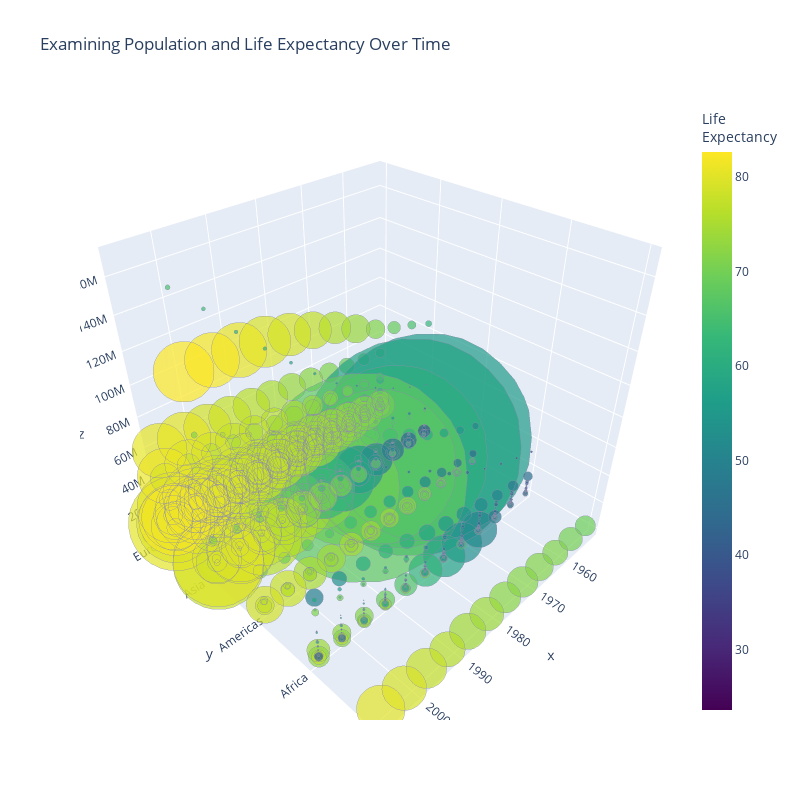

Here is the notebook cell this chart was saved with:
### Markdown cell above
## Plotly Example
Using as a template, this example from plotly: https://plotly.com/python/3d-bubble-charts/ .

### Code cell
# Get Data: this ex will only use part of it (i.e. rows 750-1500)
df = pd.read_csv('https://raw.githubusercontent.com/plotly/datasets/master/gapminderDataFiveYear.csv')

start, end = 750, 1500

fig = go.Figure(data=go.Scatter3d(
    x=df['year'][start:end],
    y=df['continent'][start:end],
    z=df['pop'][start:end],
    text=df['country'][start:end],
    mode='markers',
    marker=dict(
        sizemode='diameter',
        sizeref=750,
        size=df['gdpPercap'][start:end],
        color = df['lifeExp'][start:end],
        colorscale = 'Viridis',
        colorbar_title = 'Life<br>Expectancy',
        line_color='rgb(140, 140, 170)'
    )
))


fig.update_layout(height=800, width=800,
                  title='Examining Population and Life Expectancy Over Time')

fig.show()

### Figure 1 — Plotly figure (JSON) as saved in the notebook; plotly's stock layout.template omitted (floating-point values rounded to 4 significant figures; data arrays with more than 128 entries replaced by an {"elided": "..."} marker saying what was removed)
{"data": [{"marker": {"color": {"elided": "750 float values"}, "colorbar": {"title": {"text": "Life<br>Expectancy"}}, "colorscale": [[0, "#440154"], [0.1111, "#482878"], [0.2222, "#3e4989"], [0.3333, "#31688e"], [0.4444, "#26828e"], [0.5556, "#1f9e89"], [0.6667, "#35b779"], [0.7778, "#6ece58"], [0.8889, "#b5de2b"], [1, "#fde725"]], "line": {"color": "rgb(140, 140, 170)"}, "size": {"elided": "750 float values"}, "sizemode": "diameter", "sizeref": 750}, "mode": "markers", "text": {"elided": "750 str values"}, "type": "scatter3d", "x": {"elided": "750 int values"}, "y": {"elided": "750 str values"}, "z": {"elided": "750 int values"}}], "layout": {"height": 800, "scene": {"aspectmode": "auto", "aspectratio": {"x": 1, "y": 1, "z": 1}}, "title": {"text": "Examining Population and Life Expectancy Over Time"}, "width": 800}}
